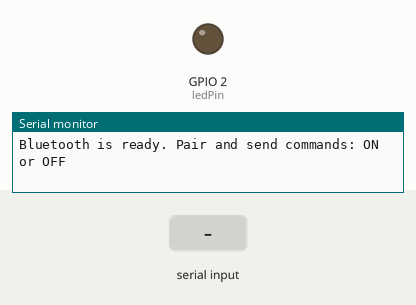
This sketch was run on a simulated ESP32. On the bench: output pins drawn as LEDs (lit = HIGH), the last lines printed to the serial monitor. The inputs (shaded band) are chosen by the test bench. Nothing arrives over Bluetooth unless stated.

Above: at 1.2 s.
1.3 s: "ON\n" received over the second serial link
At 2.4 s:
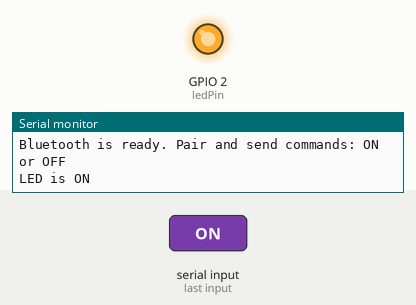
2.8 s: "OFF\n" received over the second serial link
At 3.5 s:
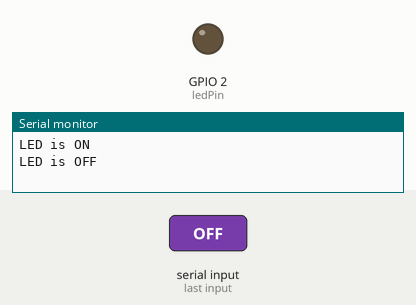
Timing chart, 0 to 5.8 s (numbered marks = the images above; inputs shaded):
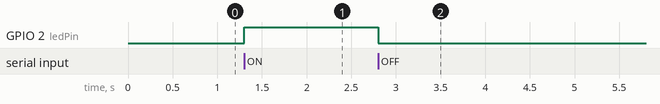

Measured:
- after the input at 1.3 s, GPIO 2 (ledPin): LOW → HIGH at once
- after the input at 2.8 s, GPIO 2 (ledPin): HIGH → LOW at once

The sketch:

blink.ino
```cpp
//Sử dụng serial bluetooth terminal
#include "BluetoothSerial.h" // Thư viện Bluetooth Serial cho ESP32

BluetoothSerial SerialBT; // Tạo đối tượng Bluetooth

const int ledPin = 2; // Chân kết nối LED

void setup() {
  pinMode(ledPin, OUTPUT); // Thiết lập chân LED là OUTPUT
  Serial.begin(115200); // Khởi tạo giao tiếp Serial cho debugging
  SerialBT.begin("ESP32_LED_Control"); // Đặt tên Bluetooth
  Serial.println("Bluetooth is ready. Pair and send commands: ON or OFF");
}

void loop() {
  if (SerialBT.available()) { // Kiểm tra xem có dữ liệu nhận được qua Bluetooth
    String command = SerialBT.readStringUntil('\n'); // Đọc chuỗi lệnh
    command.trim(); // Loại bỏ khoảng trắng ở đầu và cuối chuỗi

    if (command == "ON") {
      digitalWrite(ledPin, HIGH); // Bật LED
      Serial.println("LED is ON");
      SerialBT.println("LED is ON"); // Phản hồi lại qua Bluetooth
    } else if (command == "OFF") {
      digitalWrite(ledPin, LOW); // Tắt LED
      Serial.println("LED is OFF");
      SerialBT.println("LED is OFF"); // Phản hồi lại qua Bluetooth
    } else {
      Serial.println("Invalid command");
      SerialBT.println("Invalid command. Use ON or OFF.");
    }
  }
}
```
